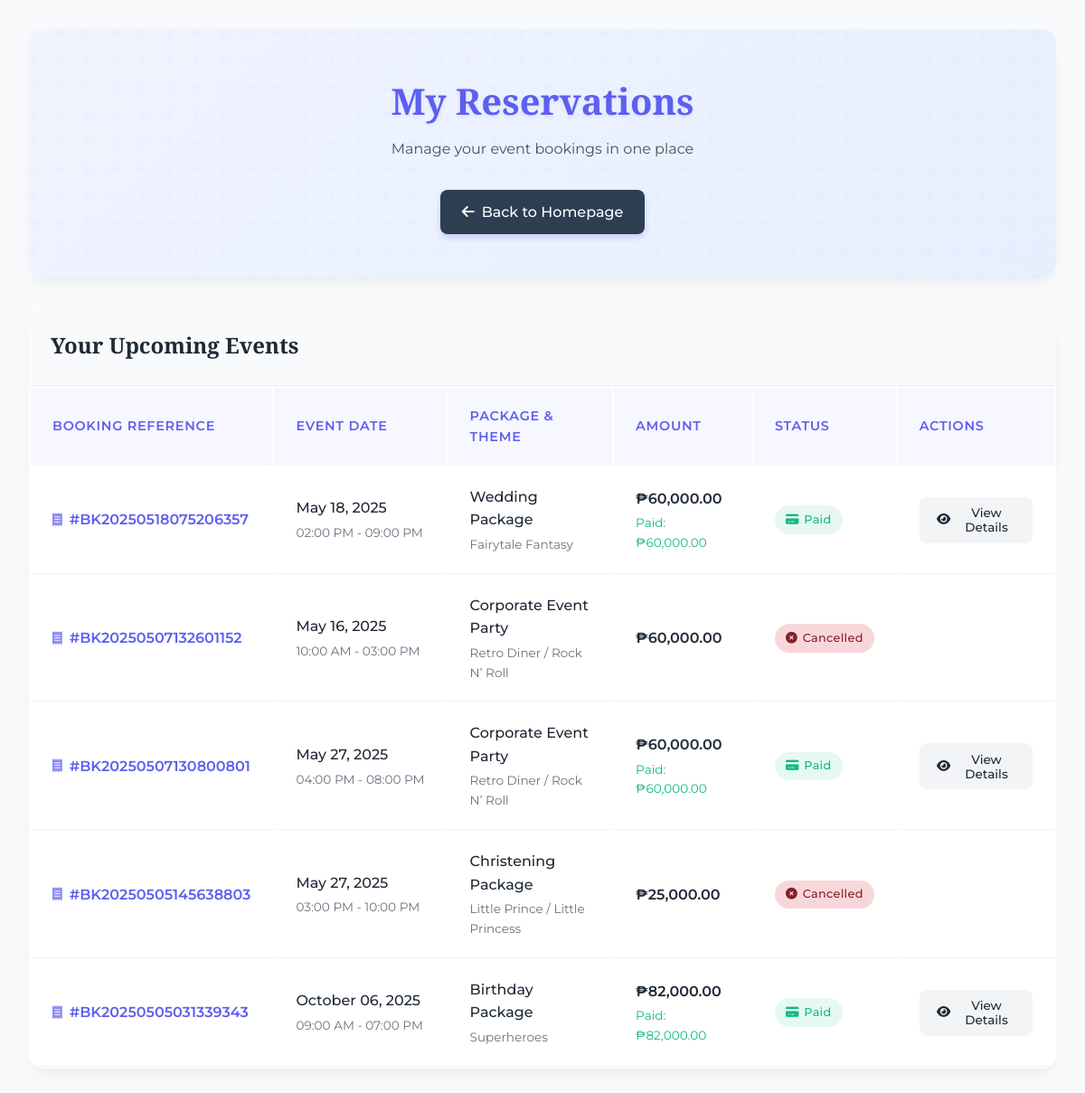
The app's page /users/my-bookings.php (signed in) with its own data.
### tables this page shows
CREATE TABLE `bookings` (
  `id` int(11) NOT NULL,
  `user_id` int(11) NOT NULL,
  `booking_reference` varchar(20) NOT NULL,
  `event_date` date NOT NULL,
  `event_start_time` time DEFAULT NULL,
  `event_end_time` time DEFAULT NULL,
  `package_name` varchar(100) NOT NULL,
  `theme_name` varchar(100) NOT NULL,
  `total_amount` decimal(10,2) NOT NULL,
  `special_requests` text DEFAULT NULL,
  `status` enum('pending','confirmed','cancelled','completed') NOT NULL DEFAULT 'pending',
  `payment_status` enum('unpaid','partially_paid','paid') NOT NULL DEFAULT 'unpaid',
  `created_at` timestamp NOT NULL DEFAULT current_timestamp(),
  `updated_at` timestamp NULL DEFAULT NULL ON UPDATE current_timestamp()
);

### users/my-bookings.php (the view, shortened to what this page needs)
<?php
include_once '../db/update_event_status.php';
$resetSql = "UPDATE bookings
             SET status = 'confirmed', updated_at = NOW()
             WHERE status = 'completed'
             AND (
                 (event_date > CURDATE())
                 OR
                 (event_date = CURDATE() AND event_end_time > CURTIME())
                 OR
                 payment_status NOT IN ('paid', 'partially_paid')
             )";
$conn->query($resetSql);
$user_id = $_SESSION['user_id'];
$sql = "SELECT b.*,
        (SELECT COUNT(*) FROM guests bg WHERE bg.booking_id = b.id) as guest_count,
        (SELECT GROUP_CONCAT(service_name SEPARATOR ', ') FROM booking_services bs WHERE bs.booking_id = b.id) as services,
        COALESCE((SELECT SUM(service_price) FROM booking_services bs WHERE bs.booking_id = b.id), 0) as services_total,
        b.total_amount as base_amount,
        COALESCE(pt.status, 'unpaid') as payment_status,
        pt.payment_method,
        pt.amount as payment_amount
        FROM bookings b
        LEFT JOIN payment_transactions pt ON b.id = pt.booking_id
        WHERE b.user_id = ?
        ORDER BY b.created_at DESC";
$stmt = $conn->prepare($sql);
$stmt->bind_param("i", $user_id);
$stmt->execute();
$result = $stmt->get_result();
?>
<!DOCTYPE html>
<html lang="en">
<head>
    <link rel="stylesheet" href="https://cdnjs.cloudflare.com/ajax/libs/font-awesome/6.0.0/css/all.min.css">
</head>
<body>
    <div class="container">
        <div class="page-header">
            <div class="header-content">
                <h1 class="dashboard-title">My Reservations</h1>
                <p class="header-subtitle">Manage your event bookings in one place</p>
                <a href="../index.php" class="action-button secondary">
                    <i class="fas fa-arrow-left"></i> Back to Homepage
                </a>
            </div>
        </div>
        <?php if ($result->num_rows > 0): ?>
            <div class="reservations-card">
                <div class="reservations-header">
                    <h2>Your Upcoming Events</h2>
                </div>
                <div class="reservations-table">
                    <table>
                        <thead>
                            <tr>
                                <th>Booking Reference</th>
                                <th>Event Date</th>
                                <th>Package & Theme</th>
                                <th>Amount</th>
                                <th>Status</th>
                                <th>Actions</th>
                            </tr>
                        </thead>
                        <tbody>
                            <?php while($booking = $result->fetch_assoc()): ?>
                                <tr class="reservation-row" data-id="<?php echo $booking['id']; ?>" onclick="toggleDetails('<?php echo $booking['id']; ?>')">
                                    <td data-label="Booking Reference">
                                        <div class="booking-reference">
                                            <i class="fas fa-receipt"></i>
                                            #<?php echo htmlspecialchars($booking['booking_reference']); ?>
                                        </div>
                                    </td>
                                    <td data-label="Event Date">
                                        <div class="event-date"><?php echo date('F d, Y', strtotime($booking['event_date'])); ?></div>
                                        <div class="event-time">
                                            <?php
                                            $start = date('h:i A', strtotime($booking['event_start_time']));
                                            $end = date('h:i A', strtotime($booking['event_end_time']));
                                            echo $start . ' - ' . $end;
                                            ?>
                                        </div>
                                    </td>
                                    <td data-label="Package & Theme">
                                        <div class="package-name"><?php echo ucwords(strtolower(htmlspecialchars($booking['package_name']))); ?></div>
                                        <div class="theme-name"><?php echo ucwords(strtolower(htmlspecialchars($booking['theme_name']))); ?></div>
                                    </td>
                                    <td data-label="Amount">
                                        <div class="amount">
                                            ₱<?php
                                            $total = $booking['base_amount'] + $booking['services_total'];
                                            echo number_format($total, 2, '.', ',');
                                            ?>
                                        </div>
                                        <?php if($booking['payment_status'] == 'paid' && $booking['payment_amount']): ?>
                                        <div class="amount-paid">
                                            Paid: ₱<?php echo number_format($booking['payment_amount'], 2, '.', ','); ?>
                                        </div>
                                        <?php endif; ?>
                                    </td>
                                    <td data-label="Status">
                                        <?php if($booking['status'] == 'pending'): ?>
                                            <span class="status-badge status-pending">
                                                <i class="fas fa-clock"></i> Pending
                                            </span>
                                        <?php elseif($booking['status'] == 'confirmed' && $booking['payment_status'] == 'partially_paid'): ?>
                                            <span class="status-badge status-partially_paid">
                                                <i class="fas fa-percentage"></i> Partially Paid
                                            </span>
                                        <?php elseif($booking['status'] == 'confirmed' && $booking['payment_status'] != 'paid'): ?>
                                            <span class="status-badge status-confirmed">
                                                <i class="fas fa-check-circle"></i> Confirmed
                                            </span>
                                        <?php elseif(($booking['status'] == 'confirmed' || $booking['status'] == 'pending') && $booking['payment_status'] == 'paid'): ?>
                                            <span class="status-badge status-paid">
                                                <i class="fas fa-credit-card"></i> Paid
                                            </span>
                                        <?php elseif($booking['status'] == 'completed'): ?>
                                            <span class="status-badge status-completed">
                                                <i class="fas fa-flag-checkered"></i> Completed
                                            </span>
                                        <?php elseif($booking['status'] == 'cancelled'): ?>
                                            <span class="status-badge status-cancelled">
                                                <i class="fas fa-times-circle"></i> Cancelled
                                            </span>
                                        <?php else: ?>
                                            <span class="status-badge">
                                                <i class="fas fa-exclamation-circle"></i> <?php echo ucfirst($booking['status']); ?>
                                            </span>
                                        <?php endif; ?>
                                    </td>
                                    <td data-label="Actions">
                                        <div class="action-buttons">
                                            <?php if($booking['payment_status'] == 'paid'): ?>
                                                <button class="btn btn-view" onclick="viewBookingDetails('<?php echo $booking['id']; ?>'); event.stopPropagation();">
                                                    <i class="fas fa-eye"></i> View Details
                                                </button>
                                            <?php endif; ?>
                                        </div>
                                    </td>
                                </tr>
                            <?php endwhile; ?>
                        </tbody>
                    </table>
                </div>
            </div>
        <?php endif; ?>
    </div>
</body>
</html>

### users/my-bookings.php (style rules this page uses)
:root { --primary-color: #5D5FEF; --secondary-color: #E0E7FF; --success-color: #10b981; --warning-color: #f59e0b; --danger-color: #ef4444; --info-color: #3b82f6; --light-color: #f9fafb; --dark-color: #1f2937; --gray-color: #6b7280; --header-font: 'Cormorant Garamond', serif; --body-font: 'Montserrat', sans-serif; --card-shadow: 0 10px 25px -5px rgba(0, 0, 0, 0.05), 0 10px 10px -5px rgba(0, 0, 0, 0.02); }
* { margin: 0; padding: 0; box-sizing: border-box; font-family: var(--body-font); }
body { background-color: #f9fafb; min-height: 100vh; color: var(--dark-color); line-height: 1.6; }
h1, h2, h3, h4, h5, h6 { font-family: var(--header-font); font-weight: 600; }
.container { max-width: 1200px; margin: 0 auto; padding: 2rem; }
.page-header { position: relative; padding: 3rem 0; margin-bottom: 2rem; text-align: center; background: linear-gradient(135deg, #f0f4ff, #e6effe); border-radius: 1rem; overflow: hidden; box-shadow: var(--card-shadow); }
.page-header::before { content: ''; position: absolute; top: 0; left: 0; width: 100%; height: 100%; opacity: 0.5; }
.header-content { position: relative; z-index: 2; }
.dashboard-title { color: var(--primary-color); font-size: 2.5rem; margin-bottom: 0.5rem; text-shadow: 0px 2px 4px rgba(93, 95, 239, 0.1); }
.header-subtitle { color: var(--dark-color); opacity: 0.8; font-weight: 400; margin-bottom: 2rem; }
.action-button { display: inline-flex; align-items: center; justify-content: center; padding: 0.75rem 1.5rem; background-color: var(--primary-color); color: white; border-radius: 0.5rem; font-weight: 500; text-decoration: none; transition: all 0.3s ease; gap: 0.5rem; box-shadow: 0 4px 6px rgba(93, 95, 239, 0.25); }
.action-button.secondary { background-color: #2c3e50; }
.reservations-card { background-color: white; border-radius: 1rem; box-shadow: var(--card-shadow); overflow: hidden; margin-bottom: 2rem; transition: all 0.3s ease; }
.reservations-header { background: var(--light-color); padding: 1.5rem; border-bottom: 1px solid rgba(0, 0, 0, 0.05); }
.reservations-table { width: 100%; border-collapse: collapse; table-layout: fixed; }
.reservations-table th { background-color: rgba(93, 95, 239, 0.05); font-weight: 600; color: var(--primary-color); padding: 1.25rem 1.5rem; text-align: left; font-size: 0.9rem; text-transform: uppercase; letter-spacing: 0.05em; }
.reservations-table td { padding: 1.25rem 1.5rem; border-bottom: 1px solid rgba(0, 0, 0, 0.05); vertical-align: middle; }
.reservations-table tr { transition: background-color 0.2s ease; }
.booking-reference { font-weight: 600; color: var(--primary-color); display: flex; align-items: center; gap: 0.5rem; }
.booking-reference i { opacity: 0.7; font-size: 0.9rem; }
.event-date { font-weight: 500; white-space: nowrap; }
.event-time { white-space: nowrap; color: var(--gray-color); font-size: 0.85rem; margin-top: 0.25rem; }
.package-name { font-weight: 500; color: var(--dark-color); }
.theme-name { color: var(--gray-color); font-size: 0.85rem; margin-top: 0.25rem; }
.amount { font-weight: 600; }
.amount-paid { color: var(--success-color); font-size: 0.85rem; margin-top: 0.25rem; }
.status-badge { display: inline-flex; align-items: center; padding: 0.35rem 0.75rem; border-radius: 2rem; font-size: 0.8rem; font-weight: 500; text-transform: capitalize; letter-spacing: 0.025em; gap: 0.35rem; }
.status-cancelled { background-color: #f8d7da; color: #842029; }
.status-paid { background-color: rgba(16, 185, 129, 0.1); color: var(--success-color); }
.action-buttons { display: flex; gap: 0.75rem; flex-wrap: wrap; }
.btn { display: inline-flex; align-items: center; justify-content: center; padding: 0.6rem 1.2rem; border-radius: 0.5rem; font-weight: 500; font-size: 0.85rem; cursor: pointer; border: none; gap: 0.5rem; transition: all 0.3s ease; min-width: 110px; }
.btn-view { background-color: #f3f4f6; color: var(--dark-color); }

### records on screen
bookings: booking_reference "BK20250518075206357", event_date "May 18, 2025", event_start_time "02:00 PM", event_end_time "09:00 PM", package_name "Wedding Package", theme_name "Fairytale Fantasy", total "60,000.00", payment_amount "60,000.00", status "confirmed" (drawn)
bookings: booking_reference "BK20250507132601152", event_date "May 16, 2025", event_start_time "10:00 AM", event_end_time "03:00 PM", package_name "Corporate Event Party", theme_name "Retro Diner / Rock N’ Roll", total "60,000.00", status "cancelled" (drawn)
bookings: booking_reference "BK20250507130800801", event_date "May 27, 2025", event_start_time "04:00 PM", event_end_time "08:00 PM", package_name "Corporate Event Party", theme_name "Retro Diner / Rock N’ Roll", total "60,000.00", payment_amount "60,000.00", status "confirmed" (drawn)
bookings: booking_reference "BK20250505145638803", event_date "May 27, 2025", event_start_time "03:00 PM", event_end_time "10:00 PM", package_name "Christening Package", theme_name "Little Prince / Little Princess", total "25,000.00", status "cancelled" (drawn)
bookings: booking_reference "BK20250505031339343", event_date "October 06, 2025", event_start_time "09:00 AM", event_end_time "07:00 PM", package_name "Birthday Package", theme_name "Superheroes", total "82,000.00", payment_amount "82,000.00", status "confirmed" (drawn)
